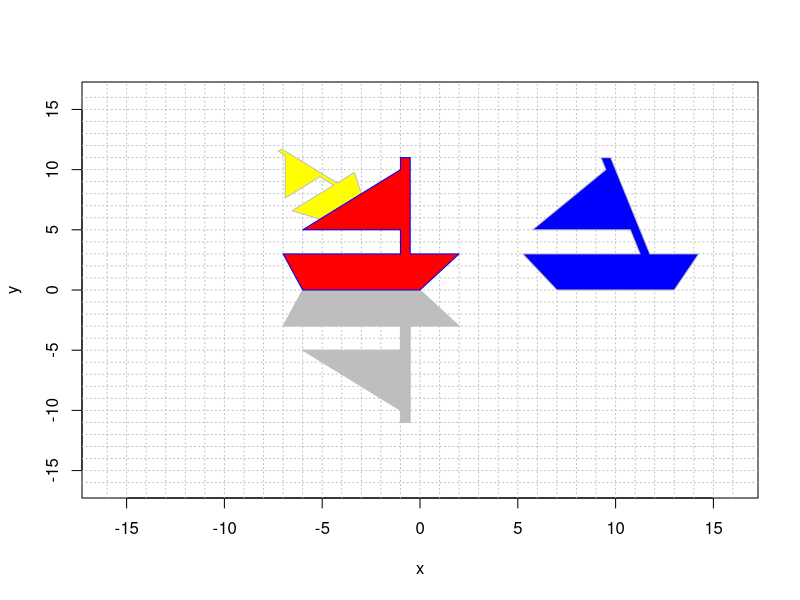

Here is the R script that generated this plot:
## ---- chunk 1

# the red boat
boat =cbind(c(0,0), c(-6,0), c(-7,3), c(-1,3), c(-1,5), c(-6,5), c(-1,10), c(-1,11),
            c(-.5,11), c(-.5,3), c(2,3) )
boat = rbind(boat,rep(1,11))


# updated mappings
graymap = cbind(c(1,0,0), c(0,-1,0),c(0,0,1))
bluemap = cbind(c(1,0,0), c(0,1,0),c(13,0,1))  %*% cbind(c(1,0,0), c(-.25,1,0),c(0,0,1))
t=pi/4
yellowmap = cbind(c(1,0,0), c(0,1,0),c(-3,8,1)) %*% cbind(c(cos(t),sin(t),0), c(-sin(t),cos(t),0),c(0,0,1)) %*% cbind(c(1/2,0,0),c(0,1/2,0),c(0,0,1))



# plot all of the boats
grayboat = graymap %*%  boat
blueboat = bluemap %*%  boat
yellowboat = yellowmap %*%  boat

plot(boat[1,],boat[2,],type="n",xlim=c(-16,16),ylim=c(-16,16),xlab="x",ylab="y")
abline(h=-16:16, v=-16:16, col="gray", lty="dotted")

polygon(grayboat[1,], grayboat[2,], col = "gray", border = "gray")
polygon(blueboat[1,], blueboat[2,], col = "blue", border = "gray")
polygon(yellowboat[1,], yellowboat[2,], col = "yellow", border = "gray")
polygon(boat[1,], boat[2,], col = "red", border = "blue")

## ---- chunk 2
require(pracma)
A = cbind(c(1,1,2),c(-2,0,4),c(2,0,5),c(1,0,0),c(0,1,0),c(0,0,1))
 rref(A)
## ---- chunk 3
A =  cbind(c(1,3,4),c(5,10,15),c(2,2,4),c(-4,8,4))
A
rref(A)
## ---- chunk 4
A =  cbind(c(1,-1,-2),c(2,-1,1),c(-1,-1,-8))
A
rref(A)
## ---- chunk 5
A =  cbind(c(1,0,0,0),c(1,1,0,0),c(1,1,1,0),c(1,1,1,1))
Ainv = solve(A)

A  %*% c(3,-2,0,-1)
Ainv %*% c(10,9,7,4)
